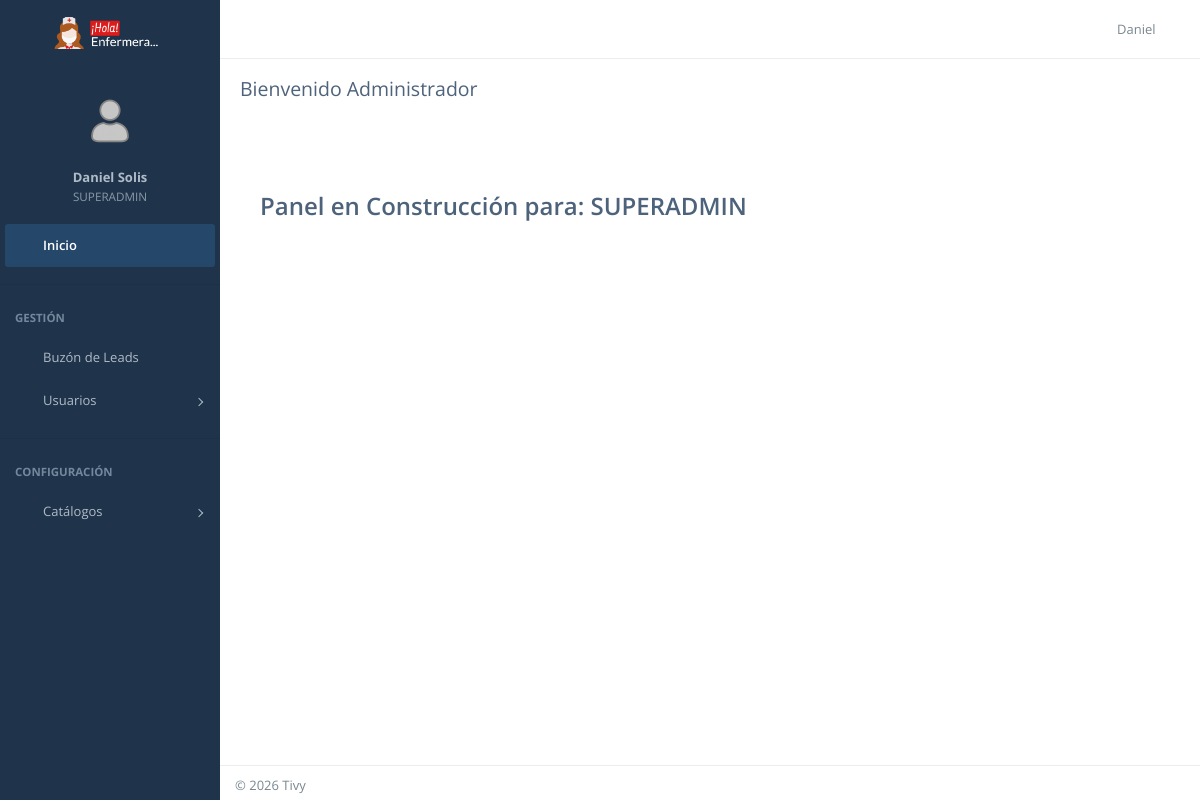
/dashboard/ (signed in), run on the app's committed database.
### CoreApps/users/models.py (models this page shows, shortened)
class User(AbstractUser):
    class Roles(models.TextChoices):
        CLIENTE = 'CLIENTE', _('Cliente')
        ENFERMERO = 'ENFERMERO', _('Enfermero')
        SUPERVISOR = 'SUPERVISOR', _('Supervisor')
        ADMINISTRADOR = 'ADMINISTRADOR', _('Administrador')
        SUPERADMIN = 'SUPERADMIN', _('Super Administrador')
    email = models.EmailField(_('Correo Electrónico'), unique=True)
    groups = models.ManyToManyField(
        Group,
        verbose_name=_('groups'),
        blank=True,
        help_text=_('The groups this user belongs to.'),
        related_name="custom_user_groups",  # Nombre único para evitar el choque
        related_query_name="user",
    )
    user_permissions = models.ManyToManyField(
        Permission,
        verbose_name=_('user permissions'),
        blank=True,
        help_text=_('Specific permissions for this user.'),
        related_name="custom_user_permissions", # Nombre único para evitar el choque
        related_query_name="user",
    )
    rol = models.CharField(
        max_length=20,
        choices=Roles.choices,
        default=Roles.CLIENTE,
        verbose_name=_('Rol en el sistema')
    )
    cedula = models.CharField(
        _('Cédula / RUC'),
        max_length=13,
        unique=True,
        blank=True,
        null=True
    )
    telefono = models.CharField(
        _('Teléfono Celular'),
        max_length=20,
        blank=True,
        null=True,
        help_text=_('Número principal para contacto')
    )
    foto = models.ImageField(upload_to='perfiles/fotos/', blank=True, null=True)
    USERNAME_FIELD = 'email'
    REQUIRED_FIELDS = ['username', 'first_name', 'last_name', 'cedula']
    class Meta:
        verbose_name = _('Usuario')
        verbose_name_plural = _('Usuarios')

### CoreApps/main/views.py (the view)
# urls.py: path('dashboard/', DashboardView.as_view(), name='dashboard'), # localhost:8000/dashboard/
class DashboardView(LoginRequiredMixin, TemplateView):
    def get_template_names(self):
        user = self.request.user
        if user.rol in ['ADMINISTRADOR', 'SUPERADMIN', 'SUPERVISOR'] or user.is_superuser:
            return ['main/dashboard/admin_home.html']
        elif user.rol == 'ENFERMERO':
            return ['main/dashboard/nurse_home.html']
        else:
            return ['main/dashboard/client_home.html']
    def get_context_data(self, **kwargs):
        context = super().get_context_data(**kwargs)
        context['user_role'] = self.request.user.rol
        return context

### templates/main/dashboard/admin_home.html
{% extends 'layouts/dashboard_base.html' %}
{% block title %}Panel Admin{% endblock %} {% block page_title %}Bienvenido Administrador{% endblock %} {% block content %}
    <div class="panel">
        <div class="panel-body">
            <h3>Panel en Construcción para: {{ user.rol }}</h3>
        </div>
    </div>
{% endblock %}

### templates/includes/dashboard/navbar.html (shortened to what this page needs)
{% load static %}
<header id="navbar">
    <div id="navbar-container" class="boxed">
        <div class="navbar-header">
            <a href="{% url 'dashboard' %}" class="navbar-brand">
                <div class="brand-custom-wrapper">
                    <img src="{% static 'img/logo-hola-enfermera2.png' %}"
                         alt="Hola Enfermera"
                         class="logo-image logo-lg">
                </div>
            </a>
        </div>
        <div class="navbar-content">
            <ul class="nav navbar-top-links pull-left">
                <li class="tgl-menu-btn">
                    <a class="mainnav-toggle" href="#">
                        <i class="demo-pli-list-view"></i>
                    </a>
                </li>
            </ul>
            <ul class="nav navbar-top-links pull-right">
                <li id="dropdown-user" class="dropdown">
                    <a href="#" data-toggle="dropdown" class="dropdown-toggle text-right">
                        <span class="ic-user pull-right">
                            <i class="demo-pli-male"></i>
                        </span>
                        <div class="username hidden-xs">{{ user.first_name }}</div>
                    </a>
                </li>
            </ul>
        </div>
    </div>
</header>

### templates/includes/dashboard/menu.html (shortened to what this page needs)
{% load static %}
<nav id="mainnav-container">
    <div id="mainnav">
        <div id="mainnav-menu-wrap">
            <div class="nano">
                <div class="nano-content">
                    <div id="mainnav-profile" class="mainnav-profile">
                        <div class="profile-wrap text-center">
                            <div class="pad-btm">
                                {% if user.foto %}
                                    <img class="img-circle img-md" src="{{ user.foto.url }}" alt="Foto">
                                {% else %}
                                    <img class="img-circle img-md" src="{% static 'img/profile-photos/user.png' %}" alt="Foto">
                                {% endif %}
                            </div>
                            <a href="#profile-nav" class="box-block" data-toggle="collapse" aria-expanded="false">
                                <p class="mnp-name">{{ user.get_full_name }}</p>
                                <span class="mnp-desc">{{ user.rol }}</span>
                            </a>
                        </div>
                    </div>
                    <ul id="mainnav-menu" class="list-group">
    <li class="active-link">
        <a href="{% url 'dashboard' %}">
            <i class="demo-pli-home"></i>
            <span class="menu-title">Inicio</span>
        </a>
    </li>
    {% if user.rol in 'ADMINISTRADOR,SUPERADMIN,SUPERVISOR' or user.is_superuser %}
        <li class="list-divider"></li>
        <li class="list-header">Gestión</li>
        <li>
            <a href="{% url 'admin_reminder_list' %}">
                <i class="demo-pli-mail"></i>
                <span class="menu-title">Buzón de Leads</span>
            </a>
        </li>
       <li>
            <a href="#">
                <i class="demo-pli-male-female"></i>
                <span class="menu-title">Usuarios</span>
                <i class="arrow"></i>
            </a>
        </li>
        <li class="list-divider"></li>
        <li class="list-header">Configuración</li>
        <li>
            <a href="#">
                <i class="demo-pli-gear"></i>
                <span class="menu-title">Catálogos</span>
                <i class="arrow"></i>
            </a>
        </li>
    {% endif %}
</ul>
                </div>
            </div>
        </div>
    </div>
</nav>

### static/css/dashboard.css (style rules this page uses)
body { margin: 0; padding: 0; min-height: 100vh; }
.navbar-brand img { height: 40px; }

### templates/includes/dashboard/navbar.html (style rules this page uses)
.brand-custom-wrapper { width: 100%; height: 100%; display: flex; align-items: center; justify-content: center; position: relative; }
.logo-image { max-height: 40px; width: auto; object-fit: contain; transition: all 0.3s ease; }
#container.mainnav-lg .logo-lg { display: block; }
.navbar-brand { padding: 0 !important; }

### data on the page
User: first_name "Daniel", rol "SUPERADMIN", get_full_name "Daniel Solis"
